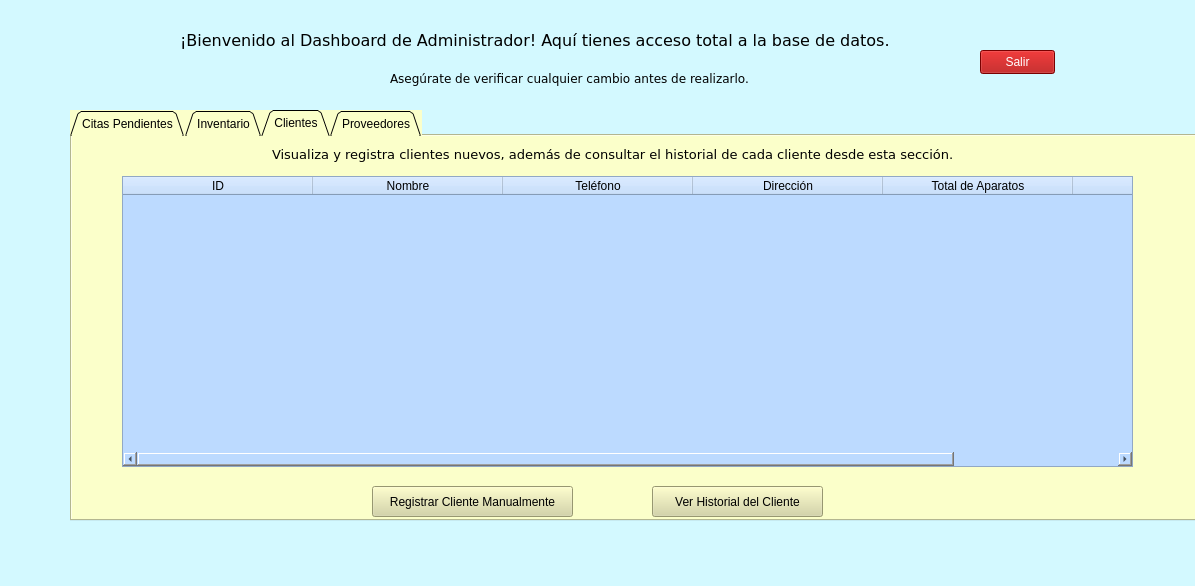
<?xml version="1.0" encoding="UTF-8"?>
<ui version="4.0">
 <class>MainWindow</class>
 <widget class="QMainWindow" name="MainWindow">
  <property name="geometry">
   <rect>
    <x>0</x>
    <y>0</y>
    <width>1195</width>
    <height>586</height>
   </rect>
  </property>
  <property name="windowTitle">
   <string>Dashboard del Administrador</string>
  </property>
  <property name="styleSheet">
   <string notr="true">background-color: rgb(211, 249, 255);</string>
  </property>
  <widget class="QWidget" name="centralwidget">
   <widget class="QTabWidget" name="tabWidget">
    <property name="geometry">
     <rect>
      <x>70</x>
      <y>110</y>
      <width>1181</width>
      <height>411</height>
     </rect>
    </property>
    <property name="minimumSize">
     <size>
      <width>1181</width>
      <height>0</height>
     </size>
    </property>
    <property name="styleSheet">
     <string notr="true">background-color: rgb(251, 255, 202);</string>
    </property>
    <property name="tabPosition">
     <enum>QTabWidget::TabPosition::North</enum>
    </property>
    <property name="tabShape">
     <enum>QTabWidget::TabShape::Triangular</enum>
    </property>
    <property name="currentIndex">
     <number>2</number>
    </property>
    <property name="iconSize">
     <size>
      <width>16</width>
      <height>16</height>
     </size>
    </property>
    <widget class="QWidget" name="tab">
     <attribute name="title">
      <string>Citas Pendientes</string>
     </attribute>
     <widget class="QTableWidget" name="tabla_citas">
      <property name="geometry">
       <rect>
        <x>60</x>
        <y>40</y>
        <width>951</width>
        <height>291</height>
       </rect>
      </property>
      <property name="styleSheet">
       <string notr="true">background-color: rgb(188, 218, 255);</string>
      </property>
      <attribute name="horizontalHeaderCascadingSectionResizes">
       <bool>false</bool>
      </attribute>
      <attribute name="horizontalHeaderDefaultSectionSize">
       <number>150</number>
      </attribute>
      <column>
       <property name="text">
        <string>ID</string>
       </property>
      </column>
      <column>
       <property name="text">
        <string>Cliente</string>
       </property>
      </column>
      <column>
       <property name="text">
        <string>Aparato</string>
       </property>
      </column>
      <column>
       <property name="text">
        <string>Fecha</string>
       </property>
      </column>
      <column>
       <property name="text">
        <string>Estado</string>
       </property>
      </column>
      <column>
       <property name="text">
        <string>Total</string>
       </property>
      </column>
     </widget>
     <widget class="QPushButton" name="btn_nueva_cita">
      <property name="geometry">
       <rect>
        <x>210</x>
        <y>340</y>
        <width>91</width>
        <height>31</height>
       </rect>
      </property>
      <property name="styleSheet">
       <string notr="true">background-color: rgb(212, 212, 158);</string>
      </property>
      <property name="text">
       <string>Nueva Cita</string>
      </property>
     </widget>
     <widget class="QPushButton" name="btn_editar_estado">
      <property name="geometry">
       <rect>
        <x>400</x>
        <y>340</y>
        <width>81</width>
        <height>31</height>
       </rect>
      </property>
      <property name="styleSheet">
       <string notr="true">background-color: rgb(212, 212, 158);</string>
      </property>
      <property name="text">
       <string>Editar Estado</string>
      </property>
     </widget>
     <widget class="QPushButton" name="btn_eliminar_cita">
      <property name="geometry">
       <rect>
        <x>740</x>
        <y>340</y>
        <width>81</width>
        <height>31</height>
       </rect>
      </property>
      <property name="styleSheet">
       <string notr="true">background-color: rgb(170, 0, 0);
color: rgb(255, 255, 255);</string>
      </property>
      <property name="text">
       <string>Eliminar cita</string>
      </property>
     </widget>
     <widget class="QLabel" name="label_3">
      <property name="geometry">
       <rect>
        <x>160</x>
        <y>10</y>
        <width>661</width>
        <height>16</height>
       </rect>
      </property>
      <property name="font">
       <font>
        <family>Verdana</family>
        <pointsize>10</pointsize>
       </font>
      </property>
      <property name="text">
       <string>Agrega nuevas citas, modifícalas, edita su estado y elimínalas en este apartado según se requiera.</string>
      </property>
     </widget>
     <widget class="QPushButton" name="btn_agregar_pieza">
      <property name="geometry">
       <rect>
        <x>560</x>
        <y>340</y>
        <width>111</width>
        <height>31</height>
       </rect>
      </property>
      <property name="styleSheet">
       <string notr="true">background-color: rgb(212, 212, 158);</string>
      </property>
      <property name="text">
       <string>Agregar Refacción</string>
      </property>
     </widget>
    </widget>
    <widget class="QWidget" name="tab_2">
     <attribute name="title">
      <string>Inventario</string>
     </attribute>
     <widget class="QTableWidget" name="tabla_inventario">
      <property name="geometry">
       <rect>
        <x>50</x>
        <y>40</y>
        <width>1001</width>
        <height>291</height>
       </rect>
      </property>
      <property name="styleSheet">
       <string notr="true">background-color: rgb(188, 218, 255);</string>
      </property>
      <attribute name="horizontalHeaderMinimumSectionSize">
       <number>32</number>
      </attribute>
      <attribute name="horizontalHeaderDefaultSectionSize">
       <number>180</number>
      </attribute>
      <column>
       <property name="text">
        <string>ID</string>
       </property>
      </column>
      <column>
       <property name="text">
        <string>Refacción</string>
       </property>
      </column>
      <column>
       <property name="text">
        <string>Stock</string>
       </property>
      </column>
      <column>
       <property name="text">
        <string>Precio Público</string>
       </property>
      </column>
      <column>
       <property name="text">
        <string>Margen</string>
       </property>
      </column>
     </widget>
     <widget class="QPushButton" name="btn_nueva_refaccion">
      <property name="geometry">
       <rect>
        <x>280</x>
        <y>340</y>
        <width>161</width>
        <height>41</height>
       </rect>
      </property>
      <property name="styleSheet">
       <string notr="true">background-color: rgb(212, 212, 158);</string>
      </property>
      <property name="text">
       <string>Agregar refacción</string>
      </property>
     </widget>
     <widget class="QPushButton" name="btn_editar_stock">
      <property name="geometry">
       <rect>
        <x>520</x>
        <y>340</y>
        <width>311</width>
        <height>41</height>
       </rect>
      </property>
      <property name="styleSheet">
       <string notr="true">background-color: rgb(212, 212, 158);</string>
      </property>
      <property name="text">
       <string>Surtir Stock y/o cambiar precio público y de compra</string>
      </property>
     </widget>
     <widget class="QLabel" name="label_4">
      <property name="geometry">
       <rect>
        <x>200</x>
        <y>10</y>
        <width>661</width>
        <height>16</height>
       </rect>
      </property>
      <property name="font">
       <font>
        <family>Verdana</family>
        <pointsize>10</pointsize>
       </font>
      </property>
      <property name="text">
       <string>Controla el inventario de refacciones, modifica stock y precios desde este apartado.</string>
      </property>
     </widget>
    </widget>
    <widget class="QWidget" name="tab_3">
     <attribute name="title">
      <string>Clientes</string>
     </attribute>
     <widget class="QTableWidget" name="tabla_clientes">
      <property name="geometry">
       <rect>
        <x>50</x>
        <y>40</y>
        <width>1011</width>
        <height>291</height>
       </rect>
      </property>
      <property name="styleSheet">
       <string notr="true">background-color: rgb(188, 218, 255);</string>
      </property>
      <attribute name="horizontalHeaderDefaultSectionSize">
       <number>190</number>
      </attribute>
      <column>
       <property name="text">
        <string>ID</string>
       </property>
      </column>
      <column>
       <property name="text">
        <string>Nombre</string>
       </property>
      </column>
      <column>
       <property name="text">
        <string>Teléfono</string>
       </property>
      </column>
      <column>
       <property name="text">
        <string>Dirección</string>
       </property>
      </column>
      <column>
       <property name="text">
        <string>Total de Aparatos</string>
       </property>
      </column>
      <column>
       <property name="text">
        <string>Última Visita</string>
       </property>
      </column>
     </widget>
     <widget class="QPushButton" name="btn_nuevo_cliente">
      <property name="geometry">
       <rect>
        <x>300</x>
        <y>350</y>
        <width>201</width>
        <height>31</height>
       </rect>
      </property>
      <property name="styleSheet">
       <string notr="true">background-color: rgb(212, 212, 158);</string>
      </property>
      <property name="text">
       <string>Registrar Cliente Manualmente</string>
      </property>
     </widget>
     <widget class="QPushButton" name="btn_historial_cliente">
      <property name="geometry">
       <rect>
        <x>580</x>
        <y>350</y>
        <width>171</width>
        <height>31</height>
       </rect>
      </property>
      <property name="styleSheet">
       <string notr="true">background-color: rgb(212, 212, 158);</string>
      </property>
      <property name="text">
       <string>Ver Historial del Cliente</string>
      </property>
     </widget>
     <widget class="QLabel" name="label_5">
      <property name="geometry">
       <rect>
        <x>200</x>
        <y>10</y>
        <width>711</width>
        <height>16</height>
       </rect>
      </property>
      <property name="font">
       <font>
        <family>Verdana</family>
        <pointsize>10</pointsize>
       </font>
      </property>
      <property name="text">
       <string>Visualiza y registra clientes nuevos, además de consultar el historial de cada cliente desde esta sección.</string>
      </property>
     </widget>
    </widget>
    <widget class="QWidget" name="tab_4">
     <attribute name="title">
      <string>Proveedores</string>
     </attribute>
     <widget class="QTableWidget" name="tabla_proveedores">
      <property name="geometry">
       <rect>
        <x>60</x>
        <y>50</y>
        <width>971</width>
        <height>251</height>
       </rect>
      </property>
      <property name="styleSheet">
       <string notr="true">background-color: rgb(188, 218, 255);</string>
      </property>
      <attribute name="horizontalHeaderDefaultSectionSize">
       <number>180</number>
      </attribute>
      <column>
       <property name="text">
        <string>ID</string>
       </property>
      </column>
      <column>
       <property name="text">
        <string>Empresa</string>
       </property>
      </column>
      <column>
       <property name="text">
        <string>Contacto</string>
       </property>
      </column>
      <column>
       <property name="text">
        <string>Teléfono</string>
       </property>
      </column>
      <column>
       <property name="text">
        <string>Email</string>
       </property>
      </column>
     </widget>
     <widget class="QPushButton" name="btn_nuevo_proveedor">
      <property name="geometry">
       <rect>
        <x>340</x>
        <y>330</y>
        <width>121</width>
        <height>31</height>
       </rect>
      </property>
      <property name="styleSheet">
       <string notr="true">background-color: rgb(212, 212, 158);</string>
      </property>
      <property name="text">
       <string>Nuevo Proveedor</string>
      </property>
     </widget>
     <widget class="QPushButton" name="btn_eliminar_proveedor">
      <property name="geometry">
       <rect>
        <x>590</x>
        <y>330</y>
        <width>121</width>
        <height>31</height>
       </rect>
      </property>
      <property name="styleSheet">
       <string notr="true">background-color: rgb(170, 0, 0);
color: rgb(255, 255, 255);</string>
      </property>
      <property name="text">
       <string>Eliminar Proveedor</string>
      </property>
     </widget>
     <widget class="QLabel" name="label_7">
      <property name="geometry">
       <rect>
        <x>270</x>
        <y>20</y>
        <width>711</width>
        <height>16</height>
       </rect>
      </property>
      <property name="font">
       <font>
        <family>Verdana</family>
        <pointsize>10</pointsize>
       </font>
      </property>
      <property name="text">
       <string>Consulta y agrega proveedores de refacciones desde esta sección.</string>
      </property>
     </widget>
    </widget>
   </widget>
   <widget class="QLabel" name="label">
    <property name="geometry">
     <rect>
      <x>180</x>
      <y>20</y>
      <width>741</width>
      <height>41</height>
     </rect>
    </property>
    <property name="font">
     <font>
      <family>Verdana</family>
      <pointsize>12</pointsize>
     </font>
    </property>
    <property name="text">
     <string>¡Bienvenido al Dashboard de Administrador! Aquí tienes acceso total a la base de datos. </string>
    </property>
   </widget>
   <widget class="QLabel" name="label_2">
    <property name="geometry">
     <rect>
      <x>390</x>
      <y>70</y>
      <width>381</width>
      <height>16</height>
     </rect>
    </property>
    <property name="font">
     <font>
      <family>Verdana</family>
     </font>
    </property>
    <property name="text">
     <string>Asegúrate de verificar cualquier cambio antes de realizarlo.</string>
    </property>
   </widget>
   <widget class="QPushButton" name="btn_salir">
    <property name="geometry">
     <rect>
      <x>980</x>
      <y>50</y>
      <width>75</width>
      <height>24</height>
     </rect>
    </property>
    <property name="styleSheet">
     <string notr="true">background-color: rgb(170, 0, 0);
color: rgb(255, 255, 255);</string>
    </property>
    <property name="text">
     <string>Salir</string>
    </property>
   </widget>
   <widget class="QLabel" name="label_6">
    <property name="geometry">
     <rect>
      <x>40</x>
      <y>10</y>
      <width>111</width>
      <height>81</height>
     </rect>
    </property>
    <property name="text">
     <string/>
    </property>
    <property name="pixmap">
     <pixmap>logoJG.png</pixmap>
    </property>
    <property name="scaledContents">
     <bool>true</bool>
    </property>
   </widget>
  </widget>
  <widget class="QMenuBar" name="menubar">
   <property name="geometry">
    <rect>
     <x>0</x>
     <y>0</y>
     <width>1195</width>
     <height>22</height>
    </rect>
   </property>
  </widget>
  <widget class="QStatusBar" name="statusbar"/>
 </widget>
 <resources/>
 <connections/>
</ui>
